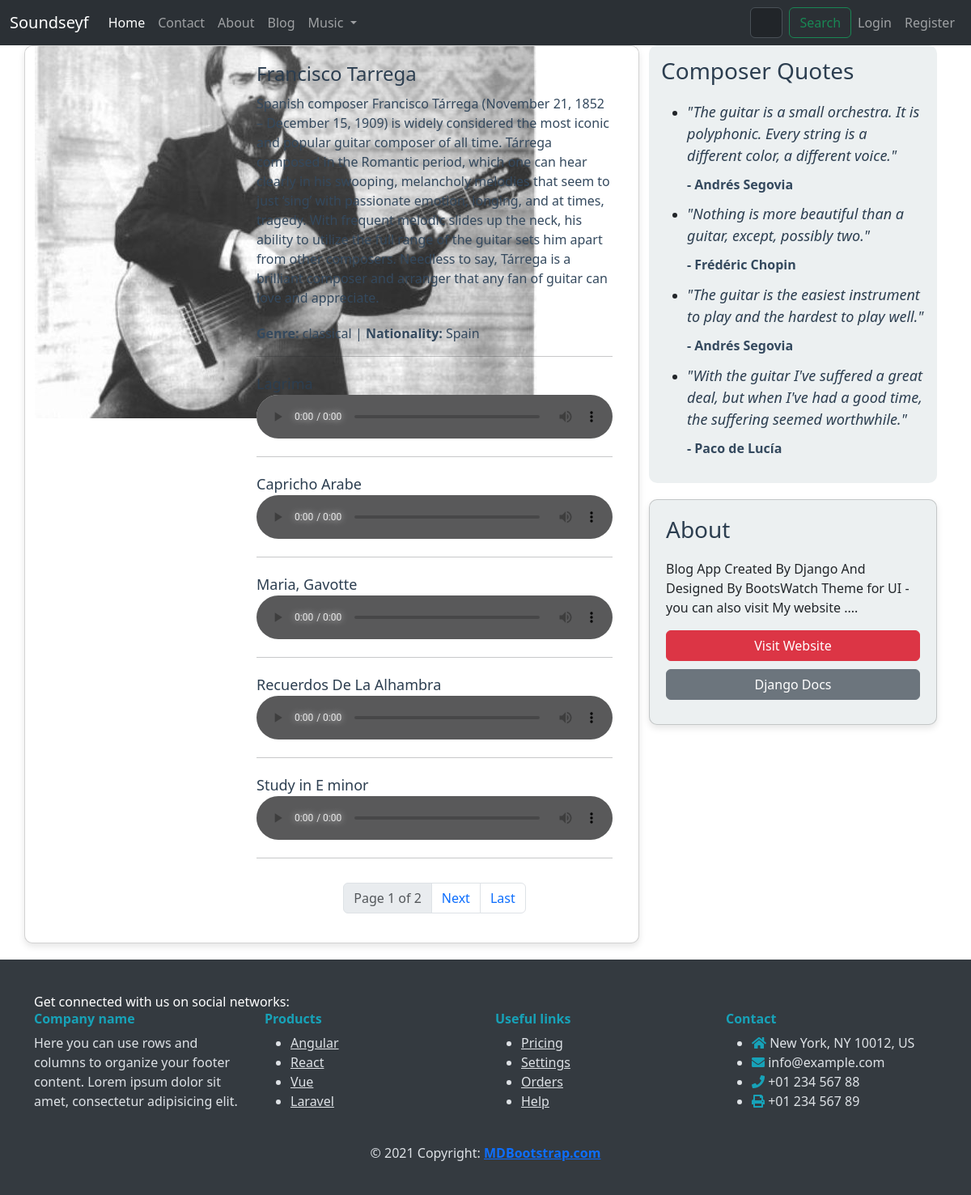
The page /music/pieces/1 on the database as committed earlier.
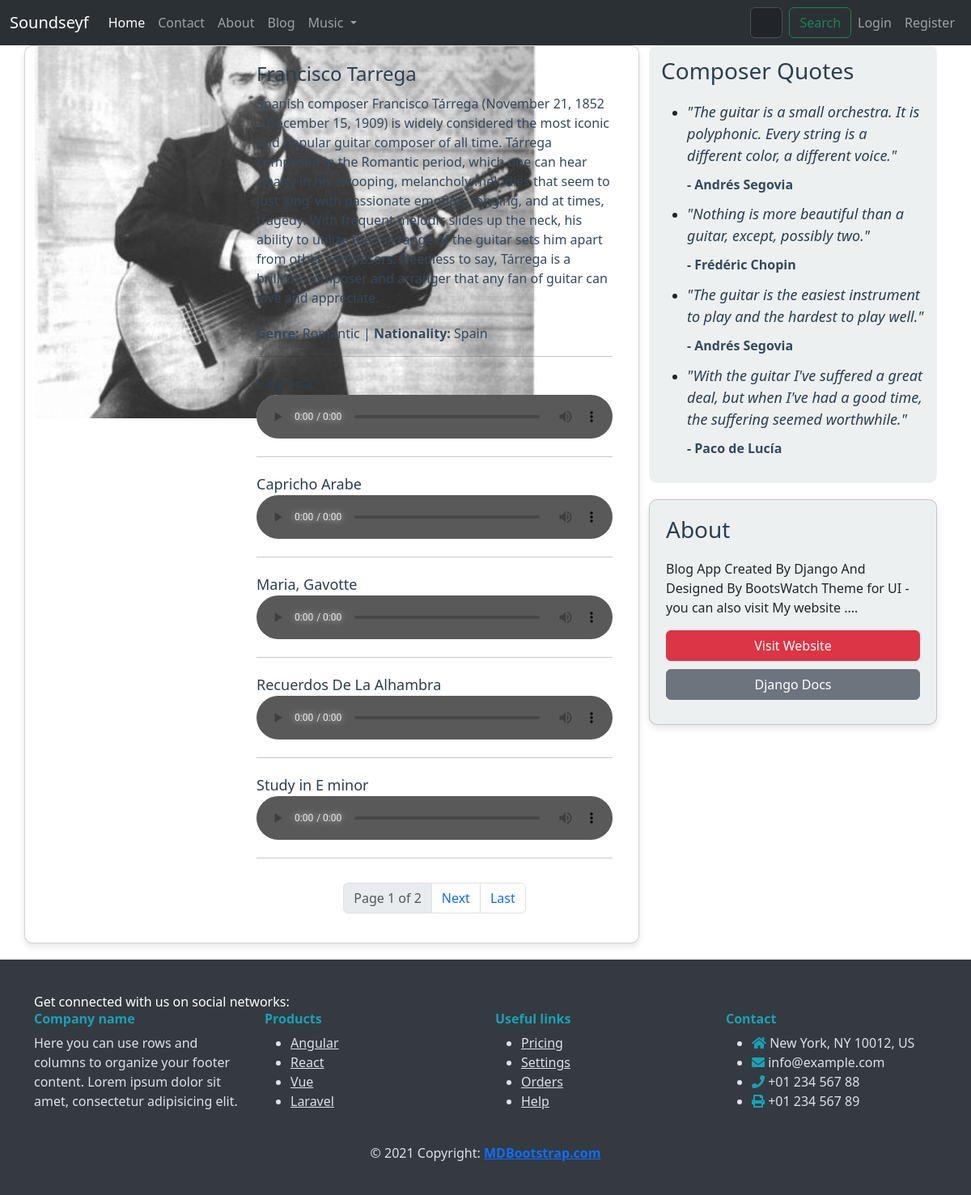
The same page on the database as committed later.
### music/models.py (models this page shows, shortened)
class Composer(models.Model):
    name = models.CharField(max_length=255,null=True,blank=True)
    biography = models.TextField(null=True, blank=True)
    image = models.ImageField(upload_to="Composers/" , default="default.jpg")
    genre = models.CharField(max_length=255,null=True,blank=True)
    nationality = models.CharField(blank=True,null=True,max_length=255)

### music/views.py (the view)
# urls.py: path('pieces/<int:cid>' , ComposerPieces , name="pieces"),
def ComposerPieces(request,cid):
    all_composers = Composer.objects.all()
    current_composer = get_object_or_404(all_composers , pk = cid)
    pieces = MasterPiece.objects.filter(composer = cid)
    p = Paginator(pieces,5)
    try:
        page_number = request.GET.get('page')
        pieces = p.get_page(page_number)
    except EmptyPage:
        pieces = pieces.get_page(1)
    except PageNotAnInteger:
        pieces = pieces.get_page(1)
    context = {"composer" : current_composer , "pieces" : pieces }
    return render (request,'music/masterpieces.html',context)

### templates/music/masterpieces.html (shortened to what this page needs)
{% extends 'base.html' %}
{% load static %}
{% load thumbnail %}
{% block content %}
<div class="container">
  <div class="row">
    <div class="col-md-8 card">
      <div class="row g-0">
        <div class="col-md-4">
          <div class="composer-image">
            {% thumbnail composer.image "300x300" crop="center" as im %}
            <img src="{{ im.url }}" alt="{{ composer.name }}">
            {% endthumbnail %}
          </div>
        </div>
        <div class="col-md-8 composer-details" style="padding-left: 4%;">
          <a style="text-decoration: none;" href="{% url 'music:pieces' cid=composer.id %}"><h2 class="composer-name">{{ composer.name }}</h2></a>
          <p class="composer-bio">{{ composer.biography }}</p>
          <p class="genre-nationality"><strong>Genre:</strong> {{ composer.genre }} | <strong>Nationality:</strong> {{ composer.nationality }}</p>
          <hr>
          {% for piece in pieces %}
          <div class="piece-name">{{ piece.name }}</div>
          <div class="audio-player">
            <audio controls>
              <source src="/media/{{ piece.song }}" type="audio/mp3">
            </audio>
          </div>
          <hr>
          {% endfor %}
          <nav aria-label="Pagination">
            <ul class="pagination justify-content-center">
              <li class="page-item disabled">
                <a class="page-link" href="#">Page {{ pieces.number }} of {{ pieces.paginator.num_pages }}</a>
              </li>
              {% if pieces.has_next %}
              <li class="page-item">
                <a class="page-link" href="?page={{ pieces.next_page_number }}">Next</a>
              </li>
              <li class="page-item">
                <a class="page-link" href="?page={{ pieces.paginator.num_pages }}">Last</a>
              </li>
              {% endif %}
            </ul>
          </nav>
        </div>
      </div>
    </div>
    <div class="col-md-4">
      <div class="quote-card">
        <h3 class="sidebar-title">Composer Quotes</h3>
        <ul class="quote-list">
          <li>
            <div class="quote-text">"The guitar is a small orchestra. It is polyphonic. Every string is a different color, a different voice."</div>
            <div class="quote-author">- Andrés Segovia</div>
          </li>
          <li style="padding-top: 4%;">
            <div class="quote-text">"Nothing is more beautiful than a guitar, except, possibly two."</div>
            <div class="quote-author">- Frédéric Chopin</div>
          </li>
          <li style="padding-top: 4%;">
            <div class="quote-text">"The guitar is the easiest instrument to play and the hardest to play well."</div>
            <div class="quote-author">- Andrés Segovia</div>
          </li>
          <li style="padding-top: 4%;">
            <div class="quote-text">"With the guitar I've suffered a great deal, but when I've had a good time, the suffering seemed worthwhile."</div>
            <div class="quote-author">- Paco de Lucía</div>
          </li>
        </ul>
      </div>
      <div class="card sidebar-card" style="background-color: #ecf0f1;">
        <h3 class="sidebar-title">About</h3>
        <p class="card-text">Blog App Created By Django And Designed By BootsWatch Theme for UI - you can also visit My website ....</p>
        <a href="https://bekbrace.com" class="sidebar-link btn btn-danger">Visit Website</a>
        <a href="https://docs.djangoproject.com/en/3.1" class="sidebar-link btn btn-secondary">Django Docs</a>
      </div>
    </div>
  </div>
</div>
{% endblock %}

Rows that differ between the two databases and show on the page:
changed Composer "Francisco Tarrega": genre "classical" → "Romantic"
